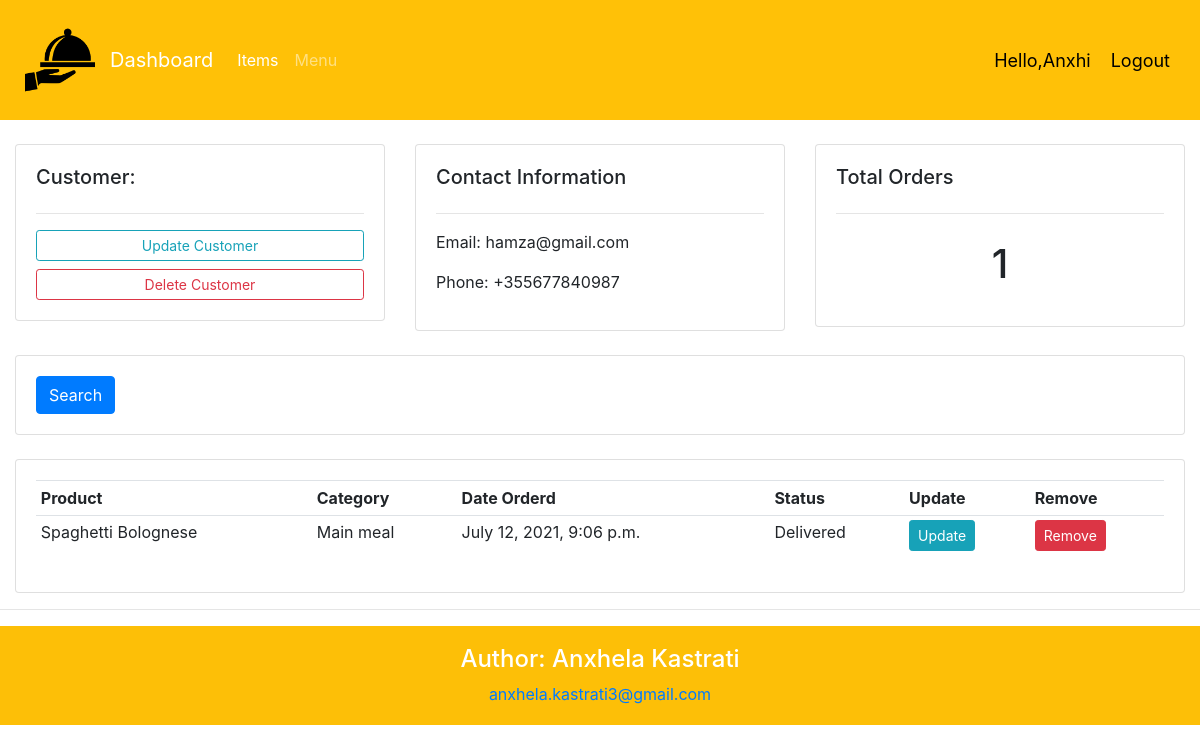
The app's page /customer/1/ (signed in) with its own data.
### order/models.py (models this page shows, shortened)
class Customer(models.Model):
	user = models.OneToOneField(User, null=True, on_delete=models.CASCADE)
	name = models.CharField(max_length=200, null=True)
	phone = models.CharField(max_length=200, null=True)
	profile_pic = models.ImageField(default="profile_plrfNMl.jpg", null=True, blank=True)
	email = models.CharField(max_length=200, null=True)
	date_created = models.DateTimeField(auto_now_add=True, null=True)

class Order(models.Model):
	STATUS = (
			('Pending', 'Pending'),
			('Out for delivery', 'Out for delivery'),
			('Delivered', 'Delivered'),
			)
	customer = models.ForeignKey(Customer, null=True, on_delete=models.SET_NULL)
	product = models.ForeignKey(MenuItem, null=True, on_delete=models.SET_NULL)
	date_created = models.DateTimeField(auto_now_add=True, null=True)
	status = models.CharField(max_length=200, null=True, choices=STATUS)

class MenuItem(models.Model):
	CATEGORY = (
			('Main meal', 'Main meal'),
			('Drinks', 'Drinks'),
			('Dessert', 'Dessert'),
			)
	name = models.CharField(max_length=200, null=True)
	price = models.FloatField(null=True)
	category = models.CharField(max_length=200, null=True, choices=CATEGORY)
	item_pic = models.ImageField(null=True, blank=True)
	description = models.CharField(max_length=200, null=True)
	date_created = models.DateTimeField(auto_now_add=True, null=True)
	def __str__(self):
		return self.name

### order/decorators.py (the view)
		def wrapper_func(request, *args, **kwargs):
			group = None
			if request.user.groups.exists():
				group = request.user.groups.all()[0].name
			if group in allowed_roles:
				return view_func(request, *args, **kwargs)
			else:
				return HttpResponse('You are not authorized to view this page')

### order/views.py (called while the page is built)
@login_required(login_url='login')
@allowed_users(allowed_roles=['admin'])
def customer(request, pk):
    customer = Customer.objects.get(id=pk)
    orders = customer.order_set.all()
    order_count = orders.count()
    context = {'customer': customer, 'orders': orders, 'order_count': order_count}
    return render(request, 'order/customer.html', context)

### order/templates/order/customer.html
{%  extends 'order/main.html' %}
{% block content %}
	<br>
<div class="row">
	<div class="col-md">
		<div class="card card-body">
			<h5>Customer:</h5>
			<hr>
			<a class="btn btn-outline-info  btn-sm btn-block" href="">Update Customer</a>
			<a class="btn btn-outline-danger  btn-sm btn-block" href="">Delete Customer</a>
		</div>
	</div>
	<div class="col-md">
		<div class="card card-body">
			<h5>Contact Information</h5>
			<hr>
			<p>Email: {{customer.email}}</p>
			<p>Phone: {{customer.phone}}</p>
		</div>
	</div>
	<div class="col-md">
		<div class="card card-body">
			<h5>Total Orders</h5>
			<hr>
			<h1 style="text-align: center;padding: 10px">{{order_count}}</h1>
		</div>
	</div>
</div>
<br>
<div class="row">
	<div class="col">
		<div class="card card-body">
			<form method="get">
		    <button class="btn btn-primary" type="submit">Search</button>
		  </form>
		</div>
	</div>
</div>
<br>
<div class="row">
	<div class="col-md">
		<div class="card card-body">
			<table class="table table-sm">
				<tr>
					<th>Product</th>
					<th>Category</th>
					<th>Date Orderd</th>
					<th>Status</th>
					<th>Update</th>
					<th>Remove</th>
				</tr>
				{% for order in orders %}
				<tr>
					<td>{{order.product}}</td>
					<td>{{order.product.category}}</td>
					<td>{{order.date_created}}</td>
					<td>{{order.status}}</td>
					<td><a class="btn btn-sm btn-info" href="">Update</a></td>
					<td><a class="btn btn-sm btn-danger" href="">Remove</a></td>
				</tr>
				{% endfor %}
			</table>
		</div>
	</div>
</div>
{% endblock %}

### order/templates/order/navbar.html (shortened to what this page needs)
{% load static %}
<nav class="navbar navbar-expand-lg navbar-dark bg-warning">
      <img src="{% static 'images/logo.png' %}" style="width:100px;height:100px; padding: 15px">
     {% if request.user.is_staff %}
  <a class="navbar-brand" href={% url 'home' %}>Dashboard</a>
  <div class="collapse navbar-collapse" id="navbarTogglerDemo03">
    <ul class="navbar-nav">
      <li class="nav-item active">
        <a class="nav-link" href={% url 'items' %}>Items <span class="sr-only">(current)</span></a>
      </li>
       <li class="nav-item">
        <a class="nav-link" href="#">Menu</a>
      </li>
       {% else %}
         <br>
       <li class="nav-item">
        <a  class="nav-link" href="{% url 'account' %}">Settings</a>
      </li>
      {% endif %}
    </ul>
  </div>
    <span class="hello">Hello,{{request.user}}</span>
  <span ><a  class="hello" href="{% url 'logout' %}">Logout</a></span>
</nav>

### static/css/main.css (style rules this page uses)
body { background-color: #ffffff; }
.navbar { padding: 10px; }

### order/templates/order/navbar.html (style rules this page uses)
.hello { font-size: 18px; color: #000000; margin-right: 20px; }

### records on screen
Customer: email "hamza@gmail.com", phone "+355677840987"
Order: product "Spaghetti Bolognese", product.category "Main meal", date_created "July 12, 2021, 9:06 p.m.", status "Delivered"

### other values on screen
{{ request.user }} "Anxhi"
{{ order_count }} "1"
